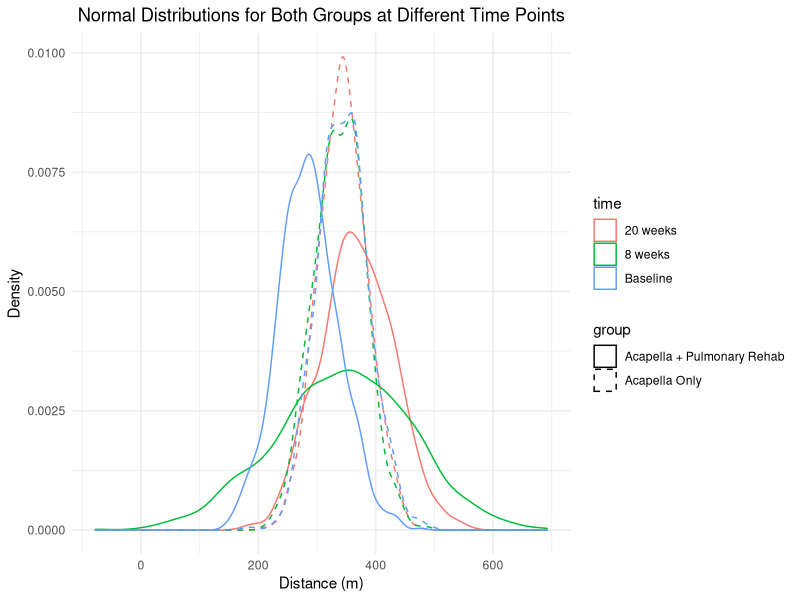
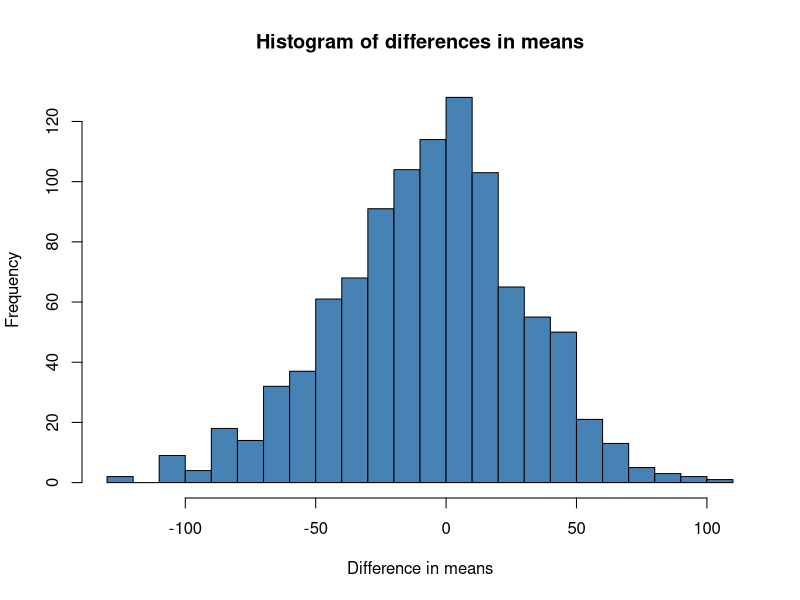

These charts were generated, in order, by the following R code:
# Exercise 12

# Question 1:
# Baseline values are rather different. The second group
# has more "room" to improve. This should be considered in the analysis
# within an adequate model.

# Question 2:
# standard error, SE. This is the standard deviation of the mean in this case.

# Question 3:
# Load necessary library
library(ggplot2)

# Define parameters for each time point for Acapella Only group
data_acapella <- data.frame(
  time = c("Baseline", "8 weeks", "20 weeks"),
  mean = c(343.3, 338.7, 343.3),
  sd = c(44.4, 42.2, 39.8)
)

# Generate 1000 random samples for each time point for Acapella Only group
expanded_data_acapella <- data.frame(
  distance = c(rnorm(1000, mean = data_acapella$mean[1], sd = data_acapella$sd[1]),
               rnorm(1000, mean = data_acapella$mean[2], sd = data_acapella$sd[2]),
               rnorm(1000, mean = data_acapella$mean[3], sd = data_acapella$sd[3])),
  time = rep(data_acapella$time, each = 1000),
  group = "Acapella Only"
)

# Define parameters for each time point for Acapella + Pulmonary Rehab group
data_pr <- data.frame(
  time = c("Baseline", "8 weeks", "20 weeks"),
  mean = c(287.5, 344.2, 367.5),
  sd = c(50.6, 115.5, 61.5)
)

# Generate 1000 random samples for each time point for Acapella + Pulmonary Rehab group
expanded_data_pr <- data.frame(
  distance = c(rnorm(1000, mean = data_pr$mean[1], sd = data_pr$sd[1]),
               rnorm(1000, mean = data_pr$mean[2], sd = data_pr$sd[2]),
               rnorm(1000, mean = data_pr$mean[3], sd = data_pr$sd[3])),
  time = rep(data_pr$time, each = 1000),
  group = "Acapella + Pulmonary Rehab"
)

# Combine data for both groups
combined_data <- rbind(expanded_data_acapella, expanded_data_pr)

# Plot the density curves for each time point and group
ggplot(combined_data, aes(x = distance, color = time, linetype = group)) +
  geom_density() +
  labs(title = "Normal Distributions for Both Groups at Different Time Points",
       x = "Distance (m)", y = "Density") +
  theme_minimal() + 
  theme(plot.title = element_text(hjust = 0.5)) +
  scale_linetype_manual(values = c("solid", "dashed"))  # Solid lines for one group, dashed for the other

# We can see that in the Acapella only group, there is not discernable difference
# from baseline to 8/20 weeks, wheras
# in the Acapella + Pulmonary Rehab group, there is a clear shift to the right
# (higher distance)


# Question 4:
# Figure 2 and Table 2:
# The "(m)" stands for meters.
# The bars seem not to be the estimate +/- standard error (=s/sqrt(n)).
# What they probably meant was an approximate 95% confidence interval
# for the mean, which is:
# x_bar +/- t_{n-1, 0.975} * s / sqrt(n)
# https://en.wikipedia.org/wiki/Standard_error

# Mean +/- SE
344.2 + 115.5 / sqrt(12) # 377.542 -> upper end of bar? seems to be relatively exactly at 400
344.2 - 115.5 / sqrt(12) # 310.858 -> lower end of bar? bar seems to be below 300 in Figure 2a

# Example at 8 weeks:
344.2 + qt(0.975, 11) * 115.5 / sqrt(12) # 417.5852
344.2 - qt(0.975, 11) * 115.5 / sqrt(12) # 270.8148

# or (approximately):
344.2 + qnorm(0.975) * 115.5 / sqrt(12) # 409.5491
344.2 - qnorm(0.975) * 115.5 / sqrt(12) # 278.8509
# These seem to fit the bars better.



# Question 5:
n_sim <- 1000
diffs <- numeric(n_sim)
for(i in 1:n_sim){
  x_gr1_8_weeks <- rnorm(15, 338.7, sd = 42.2)
  x_gr2_8_weeks <- rnorm(12, 344.2, sd = 115.5)
 
  diffs[i] <- mean(x_gr1_8_weeks) - mean(x_gr2_8_weeks)  
}

hist(diffs, breaks = 30, col = "steelblue", border = "black", 
     xlab = "Difference in means", main = "Histogram of differences in means")
quantile(diffs, c(0.025, 0.975))

# How would the distribution change if we took the same group means?
